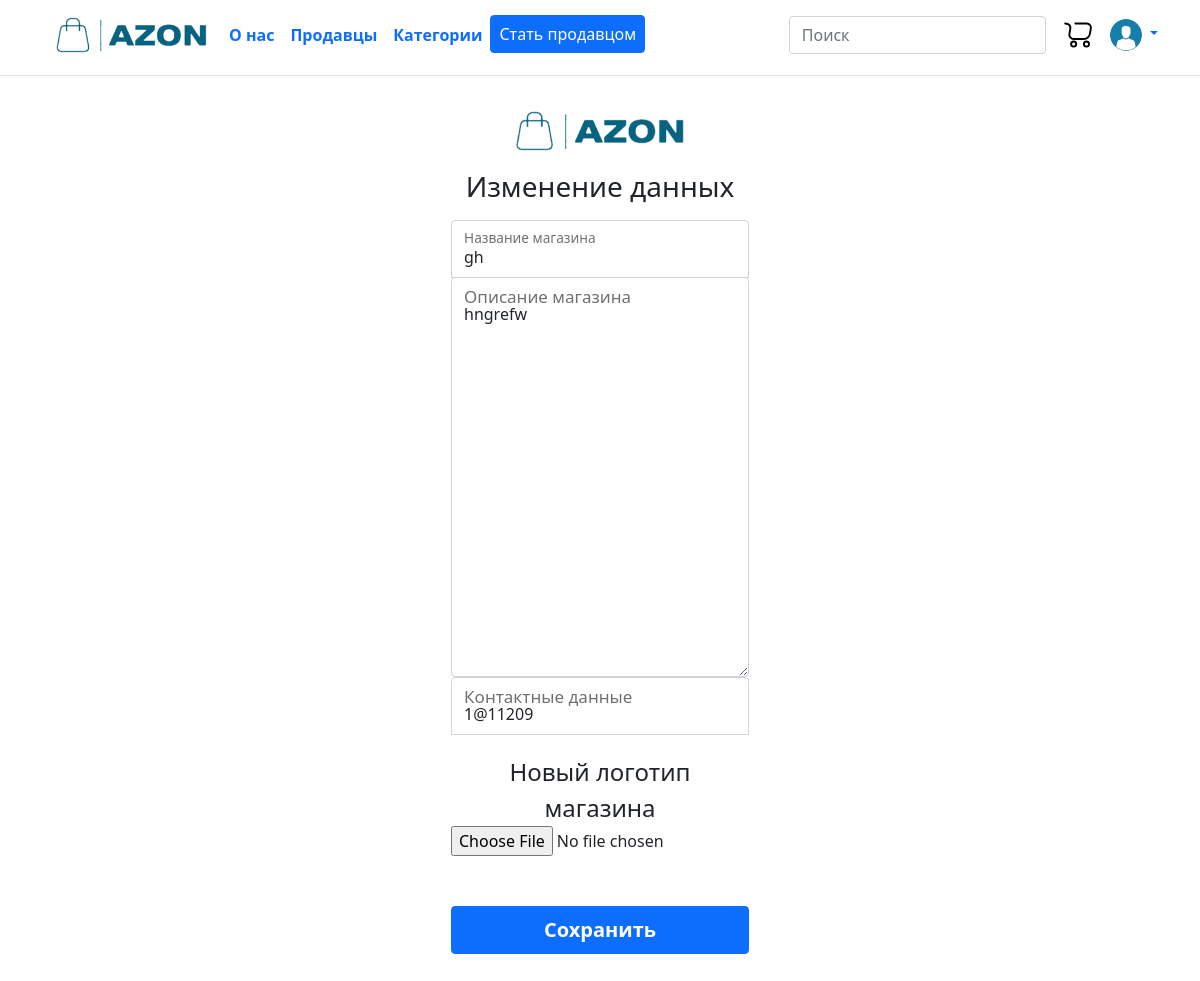
The page /shop/1 (signed in) on the database as committed earlier.
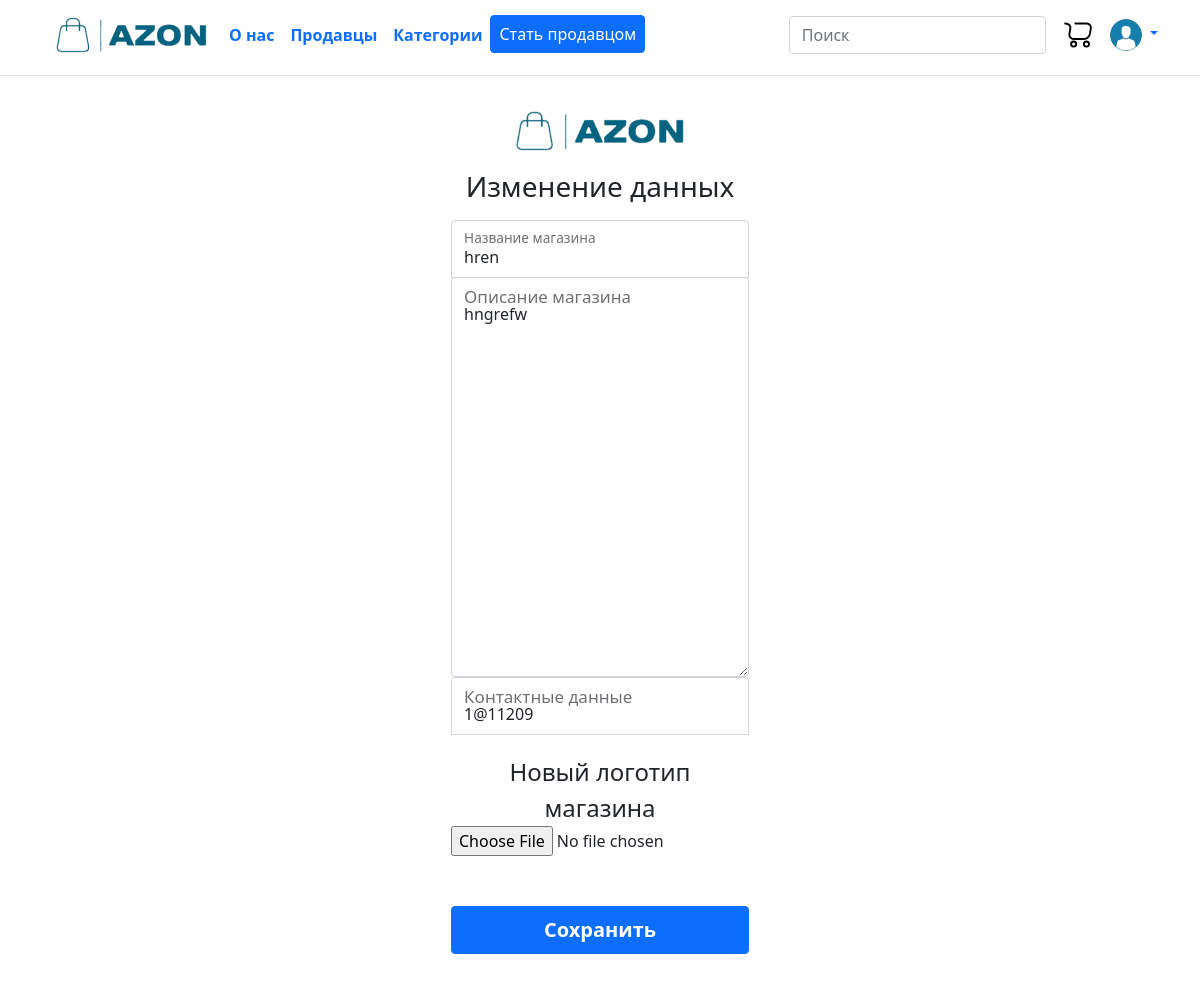
The same page on the database as committed later.
### data/shops.py (models this page shows)
class Shop(SqlAlchemyBase):
    __tablename__ = 'shops'
    id = sa.Column(sa.Integer, primary_key=True, autoincrement=True)
    name = sa.Column(sa.String, nullable=False, unique=True)
    about = sa.Column(sa.String, nullable=True, default='Описание магазина')
    img = sa.Column(sa.LargeBinary, nullable=False)
    contact = sa.Column(sa.String, nullable=True)
    owner_id = sa.Column(sa.Integer, sa.ForeignKey("users.id"))
    items = orm.relationship('Item', back_populates='shop')
    user = orm.relationship('User')

### main.py (the view, shortened to what this page needs)
@app.route('/shop/<int:id>', methods=['GET', 'POST'])
@login_required
def shop_change(id: int):
    form = ShopChangeForm()
    if request.method == 'GET':
        db_sess = get_db_session()
        shop = db_sess.query(Shop).filter(Shop.id == id, Shop.owner_id == current_user.id).first()
        logo_data = base64.b64encode(shop.img).decode('utf-8')
        if shop:
            form.name.data = shop.name
            form.about.data = shop.about
            form.contact.data = shop.contact
            form.img.data = logo_data
        else:
            abort(404)
    return render_template('shop-change.html', title='Изменение данных', form=form)

### forms/shopchange.py
class ShopChangeForm(FlaskForm):
    name = StringField('Название магазина', validators=[DataRequired()])
    about = TextAreaField('О магазине', validators=[DataRequired()])
    contact = StringField('Контактная информация', validators=[DataRequired()])
    img = FileField('Логотип магазина', validators=[DataRequired()])
    submit = SubmitField('Сохранить', validators=[DataRequired()])

### data/db_session.py (called while the page is built)
def create_session() -> Session:
    global __factory
    return __factory()

### data/get_db_session.py (called while the page is built)
def get_db_session():
    if 'db_session' not in g:
        g.db_session = db_session.create_session()
    return g.db_session

### main.py (called while the page is built)
@app.context_processor
def inject_shops():
    sess = get_db_session()  # Используем функцию для получения сессии
    if current_user.is_authenticated:
        shops = sess.query(Shop).filter(Shop.owner_id == current_user.id).all()
        categories = sess.query(Category).all()
    else:
        shops = []
        categories = []
    return dict(shops=shops, categories=categories)

@login_manager.user_loader
def load_user(user_id):
    db_sess = get_db_session()
    return db_sess.query(User).get(user_id)

### templates/shop-change.html (shortened to what this page needs)
{% extends "base.html" %}
{% block content %}
<head>
    <link rel="stylesheet" href="{{ url_for('static', filename='css/shopreg.css') }}">
</head>
<main class="form-signin w-100 m-auto">
<form action="" method="post" enctype="multipart/form-data">
    <a href="/"><img src="{{ url_for('static', filename='img/header/logo.png') }}" width="200px"></a>
    <h1 class="h3 mb-3 fw-normal">Изменение данных</h1>
    <div class="form-floating">
        {{ form.name(class="form-control", id="floatingInput", placeholder="name") }}
        <label for="floatingInput">Название магазина</label>
    </div>
    <div class="form-floating">
        {{ form.about(class="form-control", id="floatingPassword", style="height: 400px") }}
        <label for="floatingPassword" class="fs-5">Описание магазина</label>
    </div>
    <div class="form-floating">
        {{ form.contact(class="form-control", id="floatingPassword") }}
        <label for="floatingPassword" class="fs-5">Контактные данные</label>
    </div>
    <div class="form-group">
        <label for="floatingPasswordAgain" class="fs-4">Новый логотип магазина</label>
        {{ form.img(class="form-control-file", id="floatingPasswordAgain") }}
    </div>
    <p>{{ form.submit(class="btn btn-primary w-100 py-2 fs-5 fw-bold", type="submit") }}</p>
  </form>
</main>
{% endblock %}

### templates/base.html (shortened to what this page needs)
<!doctype html>
<html lang="en">
<head>
    <link href="https://cdn.jsdelivr.net/npm/bootstrap@5.1.3/dist/css/bootstrap.min.css" rel="stylesheet">
    <link rel="stylesheet" href="{{ url_for('static', filename='css/style.css') }}">
</head>
<body>
<header class="p-9 mb-9 border-bottom" style="padding-bottom: 5px;">
    <div class="container">
      <div class="d-flex flex-wrap align-items-center justify-content-center justify-content-lg-start">
        <a href="/" class="d-flex align-items-center mb-2 mb-lg-0 link-body-emphasis text-decoration-none">
          <img src="{{ url_for('static', filename='img/header/logo.png') }}" height="70px">
        </a>
        <ul class="nav col-12 col-lg-auto me-lg-auto mb-1 justify-content-center mb-md-0 fs-6 fw-bold">
          <li><a href="/about" class="nav-link px-2 link-body-emphasis">О нас</a></li>
          <li><a href="#" class="nav-link px-2 link-body-emphasis">Продавцы</a></li>
          <li><a href="/categories" class="nav-link px-2 link-body-emphasis">Категории</a></li>
          {% if current_user.is_authenticated %}
          <li><a href="/shop/about" class="px-2 btn btn-primary">Стать продавцом</a></li>
          {% endif %}
        </ul>
        <form action="{{ url_for('search_item') }}" method="GET" class="col-1 col-lg-auto mb-3 mb-lg-0 me-lg-3 v234">
            {% if text %}
            <input type="search" class="form-control" placeholder="Поиск" aria-label="Search" name="query" value="{{ text }}">
            {% else %}
            <input type="search" class="form-control" placeholder="Поиск" aria-label="Search" name="query">
            {% endif %}
        </form>
        {% if current_user.is_authenticated %}
        <a href="/cart" class="col-1 col-lg-auto mb-0 mb-lg-0 me-lg-3 ttt"><img src="{{ url_for('static', filename='img/header/shopping_cart.svg') }}" alt="mdo" width="32" height="32"></a>
        <div class="dropdown text-end">
          <a href="#" class="d-block link-body-emphasis text-decoration-none dropdown-toggle" data-bs-toggle="dropdown" aria-expanded="false">
            <img src="{{ url_for('static', filename='img/header/user.png') }}" alt="mdo" width="32" height="32" class="rounded-circle">
          </a>
        </div>
        {% else %}
        <div class="text-end">
          <a class="btn btn btn-primary" href="/login">Войти</a>
        </div>
        {% endif %}
      </div>
    </div>
</header>
<main role="main" class="container">
    {% block content %}{% endblock %}
</main>
</body>
</html>

### static/css/shopreg.css (style rules this page uses)
html, body { height: 90%; text-align: center; }
.form-signin { max-width: 330px; padding: 1rem; }
.form-signin input[type="text"] { margin-bottom: -1px; border-bottom-right-radius: 0; border-bottom-left-radius: 0; }
.form-group { margin-bottom: 50px; margin-top: 20px; }

Rows that differ between the two databases and show on the page:
changed Shop "hngrefw": name "gh" → "hren"
